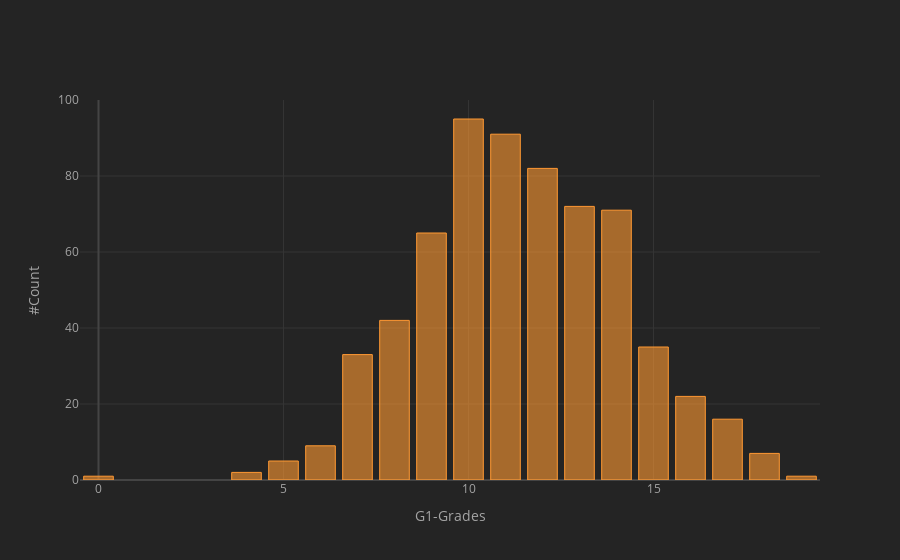

The notebook cell saved with this chart:
### Code cell
Grades["G1"].value_counts().iplot(kind="bar",xTitle="G1-Grades",yTitle="#Count")

### Figure 1 — Plotly figure (JSON) as saved in the notebook; plotly's stock layout.template omitted (floating-point values rounded to 4 significant figures)
{"data": [{"marker": {"color": "rgba(255, 153, 51, 0.6)", "line": {"color": "rgba(255, 153, 51, 1.0)", "width": 1}}, "name": "G1", "orientation": "v", "text": "", "type": "bar", "x": [10, 11, 12, 13, 14, 9, 8, 15, 7, 16, 17, 6, 18, 5, 4, 0, 19], "y": [95, 91, 82, 72, 71, 65, 42, 35, 33, 22, 16, 9, 7, 5, 2, 1, 1]}], "layout": {"legend": {"bgcolor": "#242424", "font": {"color": "#F4F4F4"}}, "paper_bgcolor": "#242424", "plot_bgcolor": "#242424", "title": {"font": {"color": "#F4F4F4"}}, "xaxis": {"gridcolor": "#343434", "showgrid": true, "tickfont": {"color": "#A4A4A4"}, "title": {"font": {"color": "#A4A4A4"}, "text": "G1-Grades"}, "zerolinecolor": "#444444"}, "yaxis": {"gridcolor": "#343434", "showgrid": true, "tickfont": {"color": "#A4A4A4"}, "title": {"font": {"color": "#A4A4A4"}, "text": "#Count"}, "zerolinecolor": "#444444"}}}
